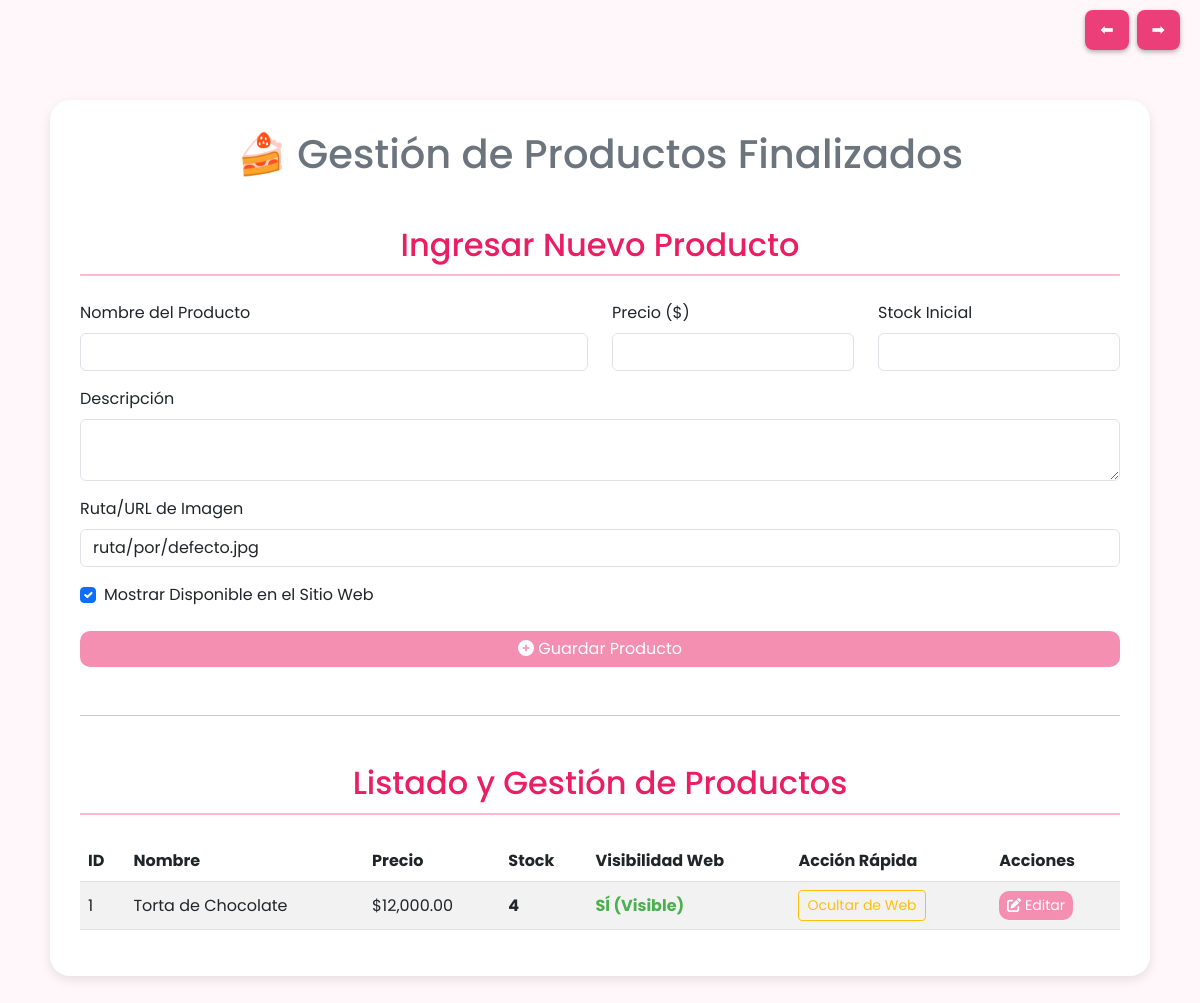
/views/productos/productos_finalizados.php (signed in), run on the app's committed database.
### tables this page shows
CREATE TABLE producto_finalizado (
ID_producto_finalizado INT NOT NULL AUTO_INCREMENT, 
producto_finalizado_nombre VARCHAR(65) NOT NULL, 
producto_finalizado_descri VARCHAR(125),
producto_finalizado_precio DECIMAL(10,2) NOT NULL, 
disponible_web TINYINT(1) NOT NULL DEFAULT 0,
imagen_url VARCHAR(255) NULL,
stock_actual INT NOT NULL DEFAULT 0,
RELA_tematica INT NULL, 
RELA_categoria_producto_finalizado INT NOT NULL, 
PRIMARY KEY (ID_producto_finalizado));

### views/productos/productos_finalizados.php (the view, shortened to what this page needs)
<?php
include("../../includes/navegacion.php");
$mensaje = '';
try {
    $pdo_conn = getConexion();
} catch (Exception $e) {
    $mensaje = "<div class='alert alert-danger'>Error al obtener conexión: " . $e->getMessage() . "</div>";
    $pdo_conn = null;
}
$productos = [];
if ($pdo_conn) {
    try {
        $query = "SELECT ID_producto_finalizado, producto_finalizado_nombre, producto_finalizado_precio,
                         stock_actual, disponible_web
                  FROM producto_finalizado
                  ORDER BY ID_producto_finalizado DESC";
        $stmt = $pdo_conn->query($query);
        $productos = $stmt->fetchAll(PDO::FETCH_ASSOC);
    } catch (PDOException $e) {
        $mensaje .= "<div class='alert alert-danger'>Error al cargar listado: " . $e->getMessage() . "</div>";
    }
}
?>
<!DOCTYPE html>
<html lang="es">
<head>
    <link href="https://cdn.jsdelivr.net/npm/bootstrap@5.3.0/dist/css/bootstrap.min.css" rel="stylesheet">
    <link rel="stylesheet" href="https://code.jquery.com/ui/1.13.0/themes/base/jquery-ui.css">
</head>
<body>
    <div class="container">
        <h1 class="text-center text-secondary mb-5">🍰 Gestión de Productos Finalizados</h1>
        <h2 class="mt-4">Ingresar Nuevo Producto</h2>
        <form method="POST" action="../../controllers/productos/alta_producto.php" class="mb-5">
            <div class="row">
                <div class="col-md-6 mb-3">
                    <label for="nombre" class="form-label">Nombre del Producto</label>
                    <input type="text" class="form-control" id="nombre" name="producto_finalizado_nombre" required>
                </div>
                <div class="col-md-3 mb-3">
                    <label for="precio" class="form-label">Precio ($)</label>
                    <input type="number" class="form-control" id="precio" name="producto_finalizado_precio" step="0.01" required>
                </div>
                <div class="col-md-3 mb-3">
                    <label for="stock" class="form-label">Stock Inicial</label>
                    <input type="number" class="form-control" id="stock" name="stock_actual" required>
                </div>
            </div>
            <div class="mb-3">
                <label for="descripcion" class="form-label">Descripción</label>
                <textarea class="form-control" id="descripcion" name="producto_finalizado_descri" rows="2"></textarea>
            </div>
            <div class="mb-3">
                <label for="imagen_url" class="form-label">Ruta/URL de Imagen</label>
                <input type="text" class="form-control" id="imagen_url" name="imagen_url" value="ruta/por/defecto.jpg">
            </div>
            <div class="form-check mb-4">
                <input class="form-check-input" type="checkbox" id="disponible_web" name="disponible_web" value="1" checked>
                <label class="form-check-label" for="disponible_web">
                    Mostrar Disponible en el Sitio Web
                </label>
            </div>
            <button type="submit" name="ingresar_producto" class="btn btn-cake w-100">
                <i class="fas fa-plus-circle"></i> Guardar Producto
            </button>
        </form>
        <hr>
        <h2 class="mt-5">Listado y Gestión de Productos</h2>
<div class="table-responsive">
    <table class="table table-striped table-hover">
        <thead>
            <tr>
                <th>ID</th>
                <th>Nombre</th>
                <th>Precio</th>
                <th>Stock</th>
                <th>Visibilidad Web</th>
                <th>Acción Rápida</th>
                <th>Acciones</th> </tr>
        </thead>
        <tbody>
            <?php if (!empty($productos)): ?>
                <?php foreach ($productos as $producto): ?>
                    <tr>
                        <td><?php echo htmlspecialchars($producto['ID_producto_finalizado']); ?></td>
                        <td><?php echo htmlspecialchars($producto['producto_finalizado_nombre']); ?></td>
                        <td>$<?php echo number_format($producto['producto_finalizado_precio'], 2); ?></td>
                        <td>
                            <?php if ($producto['stock_actual'] <= 0): ?>
                                <span class="agotado">0 (AGOTADO)</span>
                            <?php else: ?>
                                <strong><?php echo htmlspecialchars($producto['stock_actual']); ?></strong>
                            <?php endif; ?>
                        </td>
                        <td>
                            <?php
                            $estado_web = $producto['disponible_web'];
                            $clase = $estado_web == 1 ? 'disponible-si' : 'disponible-no';
                            $texto = $estado_web == 1 ? 'SÍ (Visible)' : 'NO (Oculto)';
                            echo "<span class='{$clase}'>{$texto}</span>";
                            ?>
                        </td>
                        <td>
                            <form method="POST" action="" style="display:inline;"> <input type="hidden" name="id_producto" value="<?php echo $producto['ID_producto_finalizado']; ?>">
                                <?php if ($producto['disponible_web'] == 1): ?>
                                    <button type="submit" class="btn btn-sm btn-outline-warning">Ocultar de Web</button>
                                <?php else: ?>
                                    <input type="hidden" name="estado" value="1">
                                    <button type="submit" class="btn btn-sm btn-outline-success">Mostrar en Web</button>
                                <?php endif; ?>
                            </form>
                        </td>
                        <td>
                            <a href="../../controllers/productos/editar_productos.php?id=<?php echo $producto['ID_producto_finalizado']; ?>" class="btn btn-sm btn-info btn-cake">
                                <i class="fas fa-edit"></i> Editar
                            </a>
                        </td>
                    </tr>
                <?php endforeach; ?>
            <?php else: ?>
                <tr>
                    <td colspan="7" class="text-center text-muted">No hay productos finalizados registrados.</td> </tr>
            <?php endif; ?>
        </tbody>
    </table>
</div>
    </div>
</body>
</html>

### views/productos/productos_finalizados.php (style rules this page uses)
body { background-color: #fff7f9; font-family: 'Poppins', sans-serif; }
.container { max-width: 1100px; margin-top: 50px; margin-bottom: 50px; background: #fff; border-radius: 20px; box-shadow: 0 4px 12px rgba(0,0,0,0.1); padding: 30px; }
.btn-cake { background-color: #f48fb1; color: #fff; border-radius: 10px; border: none; transition: background-color 0.3s; }
h2 { color: #e91e63; text-align: center; margin-bottom: 25px; padding-bottom: 10px; border-bottom: 2px solid #f8bbd0; }
.table thead { background-color: #f8bbd0; color: #333; }
.table td { vertical-align: middle; }
.disponible-si { color: #4CAF50; font-weight: bold; }

### data on the page
producto_finalizado: ID_producto_finalizado "1", producto_finalizado_nombre "Torta de Chocolate", producto_finalizado_precio "12,000.00", stock_actual "4", disponible_web "SÍ (Visible)", shows "Ocultar de Web"
